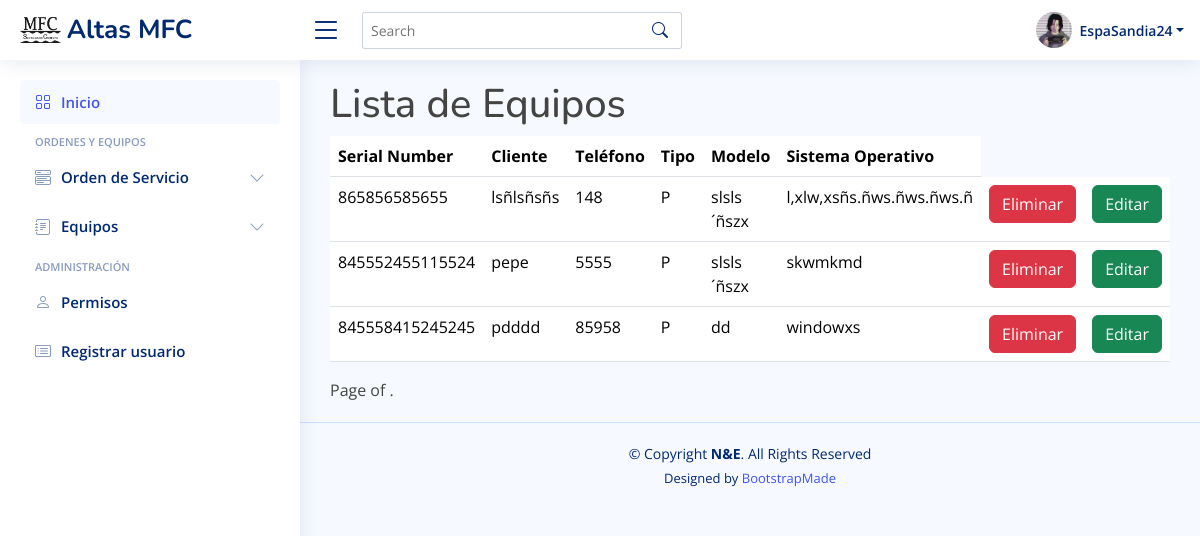
/equipos/ (signed in), run on the app's committed database.
### inicio/models.py (models this page shows, shortened)
class Equipo (models.Model):
    cliente_equipo = models.TextField(max_length=50, null=False)
    telefono_cliente = models.IntegerField(null=False)
    tipo = [
        ('E', 'Escritorio-CPU'),
        ('P', 'Portatil'),
        ('A', 'AIO'),
        ('I', 'Impresora'),
        ('M', 'Multifuncional'),
        ('T', 'Tablet')
    ]
    tipo_equipo = models.TextField(max_length=1, choices=tipo, default='P')
    marca_equipo = models.TextField(max_length=30, null=False)
    modelo_equipo = models.TextField(max_length=30, null=False)
    serial_number = models.TextField(
        max_length=15, null=False, blank=False, unique=True)
    accesorios_equipo = models.TextField(max_length=100, null=True)
    contraseña_equipo = models.TextField(max_length=30, null=True)
    sistema_operativo = models.TextField(max_length=30, null=False)

### inicio/views.py (the view)
# urls.py: path('equipos/', views.lista_equipos, name='Equipos'),
@login_required
def lista_equipos(request):
    context = {
        'equipo': Equipo.objects.all()
    }
    return render(request, 'equipos/lista_equipos.html', context)

### inicio/templates/equipos/lista_equipos.html (shortened to what this page needs)
{% extends 'base.html' %}
{% block contenido %}
<h1>Lista de Equipos</h1>
    <table class="table">
        <thead>
            <tr>
                <th>Serial Number</th>
                <th>Cliente</th>
                <th>Teléfono</th>
                <th>Tipo</th>
                <th>Modelo</th>
                <th>Sistema Operativo</th>
            </tr>
        </thead>
        <tbody>
            {% for equipo in equipo %}
                <tr>
                    <td>{{equipo.serial_number}}</td>
                    <td>{{equipo.cliente_equipo}}</td>
                    <td>{{equipo.telefono_cliente}}</td>
                    <td>{{equipo.tipo_equipo}}</td>
                    <td>{{equipo.modelo_equipo}}</td>
                    <td>{{equipo.sistema_operativo}}</td>
                    <td><a class="btn btn-danger" href="eliminarEquipo/{{equipo.id}}">Eliminar</a></td>
                    <td><a class="btn btn-success" href="editarEquipo/{{equipo.id}}">Editar</a></td>
                </tr>
            {% endfor %}
        </tbody>
    </table>
    <div class="pagination">
        <span class="step-links">
            <span class="current">
                Page {{ page_obj.number }} of {{ page_obj.paginator.num_pages }}.
            </span>
        </span>
    </div>
{% endblock contenido %}

### inicio/templates/base.html (shortened to what this page needs)
{% load static %}
<!DOCTYPE html>
<html lang="en">
<head>
  <link href="{% static 'vendor/bootstrap/css/bootstrap.min.css' %}" rel="stylesheet">
  <link href="{% static 'vendor/bootstrap-icons/bootstrap-icons.css' %}" rel="stylesheet">
  <link href="{% static 'vendor/boxicons/css/boxicons.min.css' %}" rel="stylesheet">
  <link href="{% static 'vendor/quill/quill.snow.css' %}" rel="stylesheet">
  <link href="{% static 'vendor/quill/quill.bubble.css' %}" rel="stylesheet">
  <link href="{% static 'vendor/remixicon/remixicon.css' %}" rel="stylesheet">
  <link href="{% static 'vendor/simple-datatables/style.css' %}" rel="stylesheet">
  <link href="{% static 'css/style.css' %}" rel="stylesheet">
</head>
<body>
  <header id="header" class="header fixed-top d-flex align-items-center">
    <div class="d-flex align-items-center justify-content-between">
      <a href="index.html" class="logo d-flex align-items-center">
        <img src="{% static 'img/logo-mfc.png' %}" alt="">
        <span class="d-none d-lg-block">Altas MFC</span>
      </a>
      <i class="bi bi-list toggle-sidebar-btn"></i>
    </div>
    <div class="search-bar">
      <form class="search-form d-flex align-items-center" method="POST" action="#">
        <input type="text" name="query" placeholder="Search" title="Enter search keyword">
        <button type="submit" title="Search"><i class="bi bi-search"></i></button>
      </form>
    </div>
    <nav class="header-nav ms-auto">
      <ul class="d-flex align-items-center">
        <li class="nav-item dropdown pe-3">
          <a class="nav-link nav-profile d-flex align-items-center pe-0" href="#" data-bs-toggle="dropdown">
            <img src="{% static 'img/perfil-prueba.jpg' %}" alt="foto-perfil" class="rounded-circle">
            <span class="d-none d-md-block dropdown-toggle ps-2">{{user}}</span>
          </a>
        </li>
      </ul>
    </nav>
  </header>
  <aside id="sidebar" class="sidebar">
    <ul class="sidebar-nav" id="sidebar-nav">
      <li class="nav-item">
        <a class="nav-link " href="{% url 'Principal' %}">
          <i class="bi bi-grid"></i>
          <span>Inicio</span>
        </a>
      </li>
      <li class="nav-heading">Ordenes y Equipos</li>
      <li class="nav-item">
        <a class="nav-link collapsed" data-bs-target="#components-nav" data-bs-toggle="collapse" href="#">
          <i class="bi bi-menu-button-wide"></i><span>Orden de Servicio</span><i class="bi bi-chevron-down ms-auto"></i>
        </a>
      </li>
      <li class="nav-item">
        <a class="nav-link collapsed" data-bs-target="#forms-nav" data-bs-toggle="collapse" href="#">
          <i class="bi bi-journal-text"></i><span>Equipos</span><i class="bi bi-chevron-down ms-auto"></i>
        </a>
      </li>
      <li class="nav-heading">Administración</li>
      <li class="nav-item">
        <a class="nav-link collapsed" href="{% url 'usuarios' %}">
          <i class="bi bi-person"></i>
          <span>Permisos</span>
        </a>
      </li>
      <li class="nav-item">
        <a class="nav-link collapsed" href="{% url 'Registrar' %}">
          <i class="bi bi-card-list"></i>
          <span>Registrar usuario</span>
        </a>
      </li>
    </ul>
  </aside>
  <main id="main" class="main">
    {% block contenido %}
    {% endblock contenido %}
  </main>
  <footer id="footer" class="footer">
    <div class="copyright">
      &copy; Copyright <strong><span>N&amp;E</span></strong>. All Rights Reserved
    </div>
    <div class="credits">
      Designed by <a href="https://bootstrapmade.com/">BootstrapMade</a>
    </div>
  </footer>
</body>
</html>

### static/css/style.css (style rules this page uses)
:root { scroll-behavior: smooth; }
body { font-family: "Open Sans", sans-serif; background: #f6f9ff; color: #444444; }
a { color: #4154f1; text-decoration: none; }
h1, h2, h3, h4, h5, h6 { font-family: "Nunito", sans-serif; }
#main { margin-top: 60px; padding: 20px 30px; transition: all 0.3s; }
.logo { line-height: 1; }
@media (min-width: 1200px) { .logo { width: 280px; } }
.logo img { max-height: 26px; margin-right: 6px; }
.logo span { font-size: 26px; font-weight: 700; color: #012970; font-family: "Nunito", sans-serif; }
.header { transition: all 0.5s; z-index: 997; height: 60px; box-shadow: 0px 2px 20px rgba(1, 41, 112, 0.1); background-color: #fff; padding-left: 20px; }
.header .toggle-sidebar-btn { font-size: 32px; padding-left: 10px; cursor: pointer; color: #012970; }
.header .search-bar { min-width: 360px; padding: 0 20px; }
.header .search-form { width: 100%; }
.header .search-form input { border: 0; font-size: 14px; color: #012970; border: 1px solid rgba(1, 41, 112, 0.2); padding: 7px 38px 7px 8px; border-radius: 3px; transition: 0.3s; width: 100%; }
.header .search-form button { border: 0; padding: 0; margin-left: -30px; background: none; }
.header .search-form button i { color: #012970; }
.header-nav ul { list-style: none; }
.header-nav>ul { margin: 0; padding: 0; }
.header-nav .nav-profile { color: #012970; }
.header-nav .nav-profile img { max-height: 36px; }
.header-nav .nav-profile span { font-size: 14px; font-weight: 600; }
.sidebar { position: fixed; top: 60px; left: 0; bottom: 0; width: 300px; z-index: 996; transition: all 0.3s; padding: 20px; overflow-y: auto; scrollbar-width: thin; scrollbar-color: #aab7cf transparent; box-shadow: 0px 0px 20px rgba(1, 41, 112, 0.1); background-color: #fff; }
@media (min-width: 1200px) { #main, #footer { margin-left: 300px; } }
.sidebar-nav { padding: 0; margin: 0; list-style: none; }
.sidebar-nav li { padding: 0; margin: 0; list-style: none; }
.sidebar-nav .nav-item { margin-bottom: 5px; }
.sidebar-nav .nav-heading { font-size: 11px; text-transform: uppercase; color: #899bbd; font-weight: 600; margin: 10px 0 5px 15px; }
.sidebar-nav .nav-link { display: flex; align-items: center; font-size: 15px; font-weight: 600; color: #4154f1; transition: 0.3; background: #f6f9ff; padding: 10px 15px; border-radius: 4px; }
.sidebar-nav .nav-link i { font-size: 16px; margin-right: 10px; color: #4154f1; }
.sidebar-nav .nav-link.collapsed { color: #012970; background: #fff; }
.sidebar-nav .nav-link.collapsed i { color: #899bbd; }
.sidebar-nav .nav-link .bi-chevron-down { margin-right: 0; transition: transform 0.2s ease-in-out; }
.footer { padding: 20px 0; font-size: 14px; transition: all 0.3s; border-top: 1px solid #cddfff; }
.footer .copyright { text-align: center; color: #012970; }
.footer .credits { padding-top: 5px; text-align: center; font-size: 13px; color: #012970; }

### data on the page
Equipo: serial_number "865856585655", cliente_equipo "lsñlsñsñs", telefono_cliente "148", tipo_equipo "P", modelo_equipo "slsls´ñszx", sistema_operativo "l,xlw,xsñs.ñws.ñws.ñws.ñ"
Equipo: serial_number "845552455115524", cliente_equipo "pepe", telefono_cliente "5555", tipo_equipo "P", modelo_equipo "slsls´ñszx", sistema_operativo "skwmkmd"
Equipo: serial_number "845558415245245", cliente_equipo "pdddd", telefono_cliente "85958", tipo_equipo "P", modelo_equipo "dd", sistema_operativo "windowxs"

### other printed values
{{ user }} "EspaSandia24"
